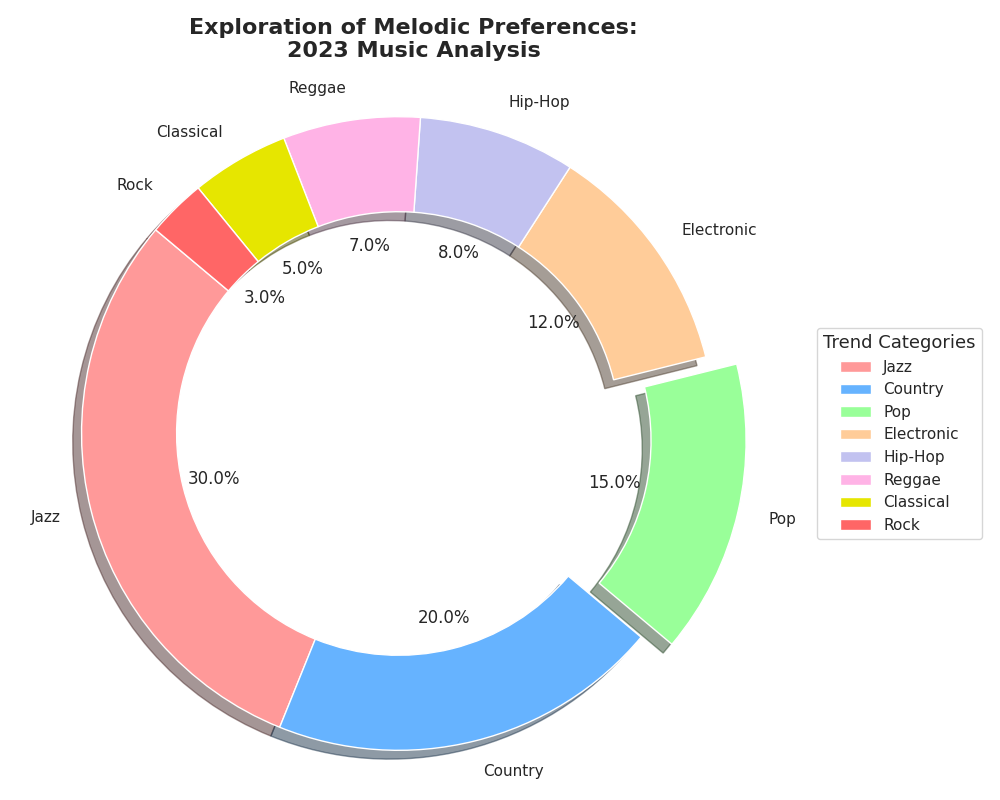

Reproduce this figure in Python.
import matplotlib.pyplot as plt

# Define the genres and user distribution data
genres = ['Jazz', 'Country', 'Pop', 'Electronic', 'Hip-Hop', 'Reggae', 'Classical', 'Rock']
user_distribution = [30, 20, 15, 12, 8, 7, 5, 3]

# Define colors for each genre
colors = ['#ff9999', '#66b3ff', '#99ff99', '#ffcc99', '#c2c2f0', '#ffb3e6', '#e6e600', '#ff6666']

# Explode the 'Pop' genre slice for emphasis
explode = (0, 0, 0.1, 0, 0, 0, 0, 0)

# Create the donut chart
plt.figure(figsize=(10, 8))
plt.pie(user_distribution, explode=explode, labels=genres, autopct='%1.1f%%',
        colors=colors, startangle=140, shadow=True, wedgeprops=dict(edgecolor='w', width=0.3))

# Title
plt.title("Exploration of Melodic Preferences:\n2023 Music Analysis", fontsize=16, fontweight='bold', pad=20)

# Position the legend
plt.legend(genres, loc='center left', bbox_to_anchor=(1, 0.5), title="Trend Categories", title_fontsize='13')

# Ensure pie chart is circular
plt.axis('equal')

# Adjust layout
plt.tight_layout()

# Display the plot
plt.show()
